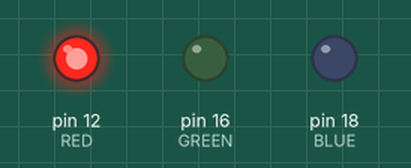
Simulated run of this program. Board: Raspberry Pi (header pin numbers). On the bench: output pins drawn as LEDs (lit = HIGH). At 80.0 s the program stops and its outputs stay as they are.

Above: at 0.5 s.
At 1.5 s:
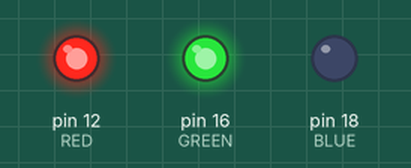
At 2.5 s:
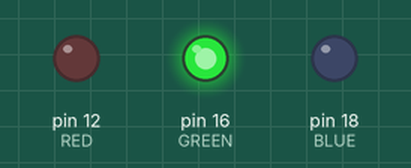
At 3.5 s:
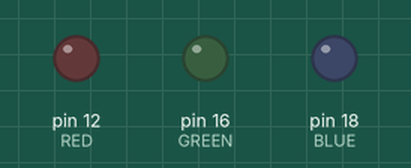
Timing chart, 0 to 5.2 s (numbered marks = the images above):
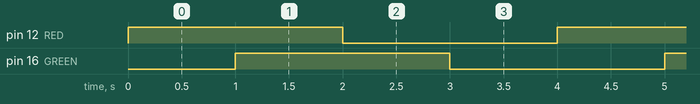

Measured:
- by itself, pin 12 (RED): alternates HIGH for 2.0 s and LOW for 2.0 s, 40 changes in all, then stays LOW
- by itself, pin 16 (GREEN): alternates HIGH for 2.0 s and LOW for 2.0 s
- by itself, everything shown: repeats every 4.0 s, in 4 steps

The program:

led_blinker.py
```python
import RPi.GPIO as GPIO
import time


def turn_on(color):
    GPIO.output(color, GPIO.HIGH)
    time.sleep(1)

def turn_off(color):
    GPIO.output(color, GPIO.LOW)
    time.sleep(1)

def blink(pin):
    GPIO.output(pin,GPIO.HIGH)
    time.sleep(5)
    GPIO.output(pin, GPIO.LOW)
    time.sleep(25)
    return

def main():
    # use the board pin numbers
    GPIO.setmode(GPIO.BOARD)

    RED = 12
    GREEN = 16
    BLUE = 18

    GPIO.setup(RED, GPIO.OUT)
    GPIO.setup(GREEN, GPIO.OUT)
    GPIO.setup(BLUE, GPIO.OUT)

    for i in range(0, 20):
        turn_on(RED)
        turn_on(GREEN)
        turn_off(RED)
        turn_off(GREEN)

    GPIO.cleanup()

if __name__ == '__main__':
    main()
```
